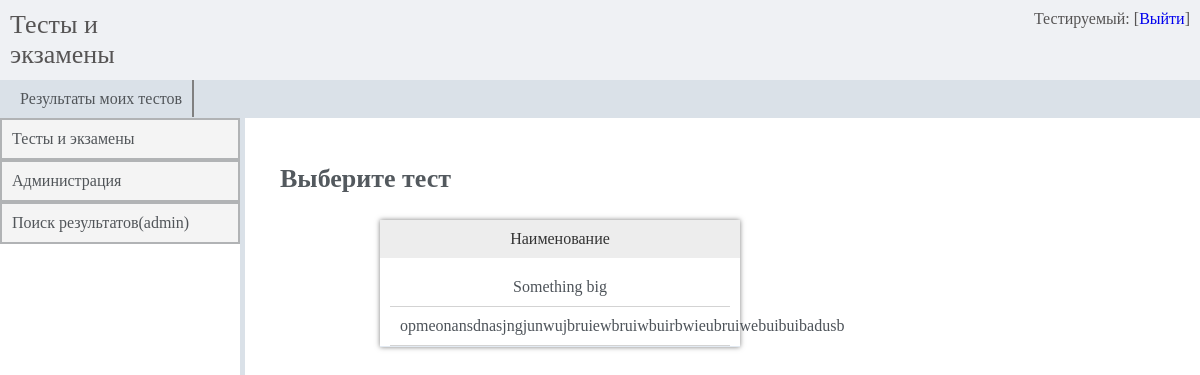
The page /main/ (signed in) on the database its author committed.
### main/models.py (models this page shows, shortened)
class Quiz(models.Model):
    title = models.CharField(max_length=60,blank=False,)
    points = models.IntegerField()
    class Meta:
        verbose_name = "Quiz"
        verbose_name_plural = "Quizzes"

### main/views.py (the view)
@login_required
def indexView(request):
    queryset = Quiz.objects.all()
    return render(request,'main.html',{'queryset':queryset})

### templates/main.html (shortened to what this page needs)
<!DOCTYPE html>
<html lang="en">
<head>
</head>
<body>
    <div class="all">
        <div class="tests">
            <div class="head">
                <span style="font-size: 26px;width: 20%">Тесты и экзамены</span>
                <div style="text-align: right;display: inline-block;width: 100%">
                    <span class="right">Тестируемый:{{ request.user.first_name }}  [<a href="/logout">Выйти</a>]</span>
                </div>
            </div>
            <div class="detail">
                <a href="/main/results/" style="border-right: 2px solid gray">Результаты моих тестов</a>
            </div>
            <div class="center">
                <div class="leftside">
                    <a href="/main/">Тесты и экзамены</a>
                    <a href="/main/administration">Администрация</a>
                    <a href="/main/search">Поиск результатов(admin)</a>
                </div>
            {% block content %}
                <div class="rightside">
                    {% block me %}
                    <p style="font-size: 26px;font-weight: bold;color:#53595e">Выберите тест</p>
                    {% endblock %}
                    <div class="into">
                        <div class="name">
                            <div class="first_column">
                                {% block name %}
                                    <span>Наименование</span>
                                {% endblock %}
                            </div>
                            <div class="second_column">
                            {% block test %}
                                {% for query in queryset %}
                                    <a href="{% url 'choose' query.id %}">{{ query.title }}</a>
                                {% endfor %}
                            {% endblock %}
                            </div>
                        </div>
                    </div>
                </div>
            {% endblock %}
            </div>
        </div>
    </div>
</body>
</html>

### templates/main.html (style rules this page uses)
.head { padding: 10px; box-sizing: border-box; background-color: #eff1f4; color:#565454; display: flex; }
body { margin: 0 auto; }
.detail { background-color: #dae1e8; padding: 10px; box-sizing: border-box; }
.detail a { color:#515559; padding: 10px; text-decoration: none; }
.center { position: relative; text-align: right; }
.leftside { display: inline-block; width: 20%; position: fixed; left:0; border-right: 5px solid #dae1e8; height: 100%; }
.leftside a { display: block; padding: 10px; background-color: #f4f4f4; border:2px solid #b1b3b5; color:#515559; text-align: left; text-decoration: none; }
.rightside { width: 75%; display: inline-block; padding: 20px; margin: 0 auto; text-align: left; }
.name { width: 40%; margin: 0 100px; text-align: center; box-shadow: 0 0 5px rgba(0,0,0,0.5); }
.first_column { background-color: #ededed; color:#333; }
.name .first_column span { display: inline-block; padding: 10px; }
.second_column { padding: 10px 10px 0 10px; text-align: center; border-bottom: 1px solid #e3eaf2; }
a { text-decoration: none; }
.second_column a { color:#4d5359; padding: 10px; cursor: pointer; display: block; border-bottom: 1px solid lightgray; }

### rows shown on the page
Quiz: title "Something big"
Quiz: title "opmeonansdnasjngjunwujbruiewbruiwbuirbwieubruiwebuibuibadusb"
